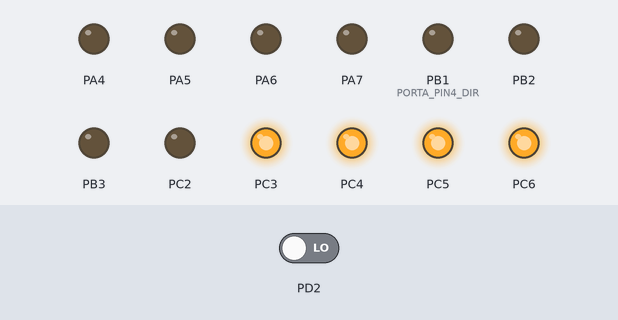
The program below on a simulated ATmega32, built with avr-gcc and emulated at 16 MHz. On the bench: output pins drawn as LEDs (lit = HIGH). Inputs (shaded band) come from the test bench; at power-on: PD2 LOW.

Above: at 1.2 s.
1.3 s: PD2 driven HIGH
At 1.6 s:
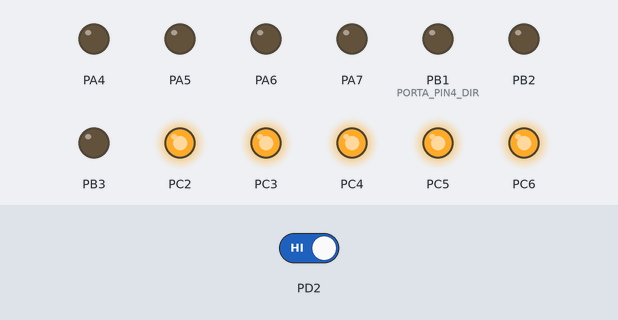
Timing chart, 0 to 4.3 s (numbered marks = the images above; inputs shaded):
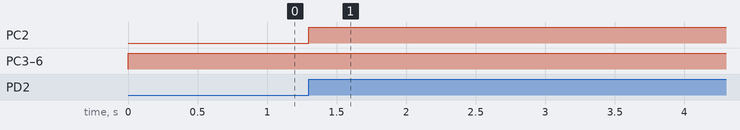

The program:

main.c
```c
#include<util/delay.h>

#include "STD_TYPES.h"
#include "BTT_MATH.h"
#include "ERR_TYPE.h"

#include "PORT_interface.h"

#include "DIO_interface.h"


#define SREG *((volatile uint8*) 0x5F)
#define MCUCR *((volatile uint8*) 0x55)
#define MCUCSR *((volatile uint8*) 0x54)
#define GICR *((volatile uint8*) 0x5B)

void main()
{
	PORT_voidInit();

	/*initialize INT0*/
	SET_BIT(MCUCR,1);
	SET_BIT(MCUCR,0);

	/*PIE enable*/
	SET_BIT(SREG,7);
	/*GIE enable*/
	SET_BIT(GICR,6);

	while(1)
	{

	}


}
void __vector_1(void) __attribute__((signal));
void __vector_1(void)
{
	DIO_u8SetPinValue(DIO_u8_PORTC,DIO_u8_PIN2,DIO_u8_PIN_HIGH);
}
```

BTT_MATH.h
```c
#ifndef MATH_BTT
#define MATH_BTT

#define SET_BIT(VAR,BTT_NO) \
	VAR = VAR | (1 << BTT_NO)

#define CLR_BIT(VAR,BTT_NO) \
	VAR = VAR & (~(1 << BTT_NO))

#define TOG_BIT(VAR,BTT_NO) \
	VAR = VAR ^ (1 << BTT_NO)

#define GET_BIT(VAR,BTT_NO) \
	((VAR >> BTT_NO) & 1)

#define ASSIGN_BIT(VAR,BTT_NO,VAL) \
	VAR = (VAR & (~(1<<BTT_NO))) | (VAL << BTT_NO)

#endif
```

ERR_TYPE.h
```c
#ifndef ERR_TYPE_H_
#define ERR_TYPE_H_

#define NULL			((void*)0xffff)

#define OK			    0
#define NOK 			1
#define NULL_POINTER  	2
#define MISSING_INFORM 	3
#define BIG_NUM			4

#endif
```

DIO_config.h
```c

```

DIO_interface.h
```c
/*******************************************************************************/
/*******************************************************************************/
/*************************	Author: Abdo salm	********************************/
/*************************  Date: 16/10/2021	********************************/
/*************************  Layer: MCAL			********************************/
/*************************  Version: 2.00		********************************/
/*******************************************************************************/
/*******************************************************************************/

#ifndef DIO_INTERFACE_H_
#define DIO_INTERFACE_H_

/*PORTS*/
#define DIO_u8_PORTA	0
#define DIO_u8_PORTB	1
#define DIO_u8_PORTC	2
#define DIO_u8_PORTD	3

/*PINS*/
#define DIO_u8_PIN0		0
#define DIO_u8_PIN1		1
#define DIO_u8_PIN2		2
#define DIO_u8_PIN3		3
#define DIO_u8_PIN4		4
#define DIO_u8_PIN5		5
#define DIO_u8_PIN6		6
#define DIO_u8_PIN7		7

/*PIN STATUS*/
#define DIO_u8_PIN_HIGH  1
#define DIO_u8_PIN_LOW   0


uint8 DIO_u8SetPinValue(uint8 Copy_u8Port,uint8 Copy_u8PinNum,uint8 Copy_u8Val);
uint8 DIO_u8SetPortValue(uint8 Copy_u8Port,uint8 Copy_u8Val);

uint8 DIO_u8ReadPinValue(uint8 Copy_u8Port,uint8 Copy_u8PinNum,uint8* Copy_pu8Value);

uint8 DIO_u8TogglePinValue(uint8 Copy_u8Port,uint8 Copy_u8PinNum);


#endif
```

DIO_private.h
```c

```

DIO_prog.c
```c
/*******************************************************************************/
/*******************************************************************************/
/*************************	Author: Abdo salm	********************************/
/*************************  Date: 16/10/2021	********************************/
/*************************  Layer: MCAL			********************************/
/*************************  Version: 2.00		********************************/
/*******************************************************************************/
/*******************************************************************************/

#include "STD_TYPES.h"
#include "BTT_MATH.h"
#include "ERR_TYPE.h"

#include "DIO_interface.h"
#include "DIO_reg.h"
#include "DIO_private.h"
#include "DIO_config.h"

//<--------------------PINS & PORTS-------------------->
uint8 DIO_u8SetPinValue(uint8 Copy_u8Port,uint8 Copy_u8PinNum,uint8 Copy_u8Val)
{
	uint8 Local_u8ErrorState = OK;
	if((Copy_u8PinNum <= DIO_u8_PIN7)&& (Copy_u8Val <= DIO_u8_PIN_HIGH)){
		switch(Copy_u8Port)
		{
			case DIO_u8_PORTA : ASSIGN_BIT(PORTA,Copy_u8PinNum,Copy_u8Val); break;
			case DIO_u8_PORTB : ASSIGN_BIT(PORTB,Copy_u8PinNum,Copy_u8Val); break;
			case DIO_u8_PORTC : ASSIGN_BIT(PORTC,Copy_u8PinNum,Copy_u8Val); break;
			case DIO_u8_PORTD : ASSIGN_BIT(PORTD,Copy_u8PinNum,Copy_u8Val); break;
			default : Local_u8ErrorState = NOK; break;
		}
	}
	else
	{
		Local_u8ErrorState = NOK;
	}
	return Local_u8ErrorState;
}

uint8 DIO_u8SetPortValue(uint8 Copy_u8Port,uint8 Copy_u8Val)
{
	uint8 Local_u8ErrorState = OK;
	switch(Copy_u8Port)
	{
		case DIO_u8_PORTA : PORTA = Copy_u8Val; break;
		case DIO_u8_PORTB : PORTB = Copy_u8Val; break;
 		case DIO_u8_PORTC : PORTC = Copy_u8Val; break;
		case DIO_u8_PORTD : PORTD = Copy_u8Val; break;
		default : Local_u8ErrorState = NOK; break;
	}
	return Local_u8ErrorState;
}

uint8 DIO_u8ReadPinValue(uint8 Copy_u8Port,uint8 Copy_u8PinNum,uint8* Copy_pu8Val)
{
	uint8 Local_u8ErrorState = OK;
	if((Copy_u8PinNum <= DIO_u8_PIN7) && (Copy_pu8Val != NULL)){
		switch(Copy_u8Port)
		{
			case DIO_u8_PORTA : *Copy_pu8Val = GET_BIT(PINA,Copy_u8PinNum); break;
			case DIO_u8_PORTB : *Copy_pu8Val = GET_BIT(PINB,Copy_u8PinNum); break;
			case DIO_u8_PORTC : *Copy_pu8Val = GET_BIT(PINC,Copy_u8PinNum); break;
			case DIO_u8_PORTD : *Copy_pu8Val = GET_BIT(PIND,Copy_u8PinNum); break;
			default : Local_u8ErrorState = NOK; break;
		}
	}
	else if(Copy_pu8Val == NULL)
	{
		Local_u8ErrorState  = NULL_POINTER;
	}
	else
	{
		Local_u8ErrorState = NOK;
	}
	return Local_u8ErrorState;
}

uint8 DIO_u8TogglePinValue(uint8 Copy_u8Port,uint8 Copy_u8PinNum)
{
	uint8 Local_u8ErrorState = OK;
	if(Copy_u8PinNum <= DIO_u8_PIN7){
		switch(Copy_u8Port)
		{
			case DIO_u8_PORTA : TOG_BIT(PORTA,Copy_u8PinNum); break;
			case DIO_u8_PORTB : TOG_BIT(PORTB,Copy_u8PinNum); break;
			case DIO_u8_PORTC : TOG_BIT(PORTC,Copy_u8PinNum); break;
			case DIO_u8_PORTD : TOG_BIT(PORTD,Copy_u8PinNum); break;
			default : Local_u8ErrorState = NOK; break;
		}
	}
	else
	{
		Local_u8ErrorState = NOK;
	}
	return Local_u8ErrorState;
}
//<------------------------------------------------------>
```

DIO_reg.h
```c
#ifndef DIO_REG_H_
#define DIO_REG_H_

#define PORTA *((volatile uint8*)0x3B)
#define PINA  *((volatile uint8*)0x39)

#define PORTB *((volatile uint8*)0x38)
#define PINB  *((volatile uint8*)0x36)

#define PORTC *((volatile uint8*)0x35)
#define PINC  *((volatile uint8*)0x33)

#define PORTD *((volatile uint8*)0x32)
#define PIND  *((volatile uint8*)0x30)

#endif
```

PORT_config.h
```c
/*******************************************************************************/
/*******************************************************************************/
/*************************	Author: Abdo salm	********************************/
/*************************  Date: 16/10/2021	********************************/
/*************************  Layer: MCAL			********************************/
/*************************  Version: 1.00		********************************/
/*******************************************************************************/
/*******************************************************************************/

#ifndef PORT_CONFIG_H_
#define PORT_CONFIG_H_

/*Direction configuration : Output -> 1
 *	 	 	 	 	 	  Input -> 0*/

#define PORTA_PIN0_DIR	0
#define PORTA_PIN1_DIR	0
#define PORTA_PIN2_DIR	0
#define PORTA_PIN3_DIR	0
#define PORTA_PIN4_DIR	1
#define PORTA_PIN5_DIR	1
#define PORTA_PIN6_DIR	1
#define PORTA_PIN7_DIR	1

#define PORTB_PIN0_DIR	0
#define PORTB_PIN1_DIR	1
#define PORTB_PIN2_DIR	1
#define PORTB_PIN3_DIR	1
#define PORTB_PIN4_DIR	0
#define PORTB_PIN5_DIR	0
#define PORTB_PIN6_DIR	0
#define PORTB_PIN7_DIR	0

#define PORTC_PIN0_DIR	0
#define PORTC_PIN1_DIR	0
#define PORTC_PIN2_DIR	1
#define PORTC_PIN3_DIR	1
#define PORTC_PIN4_DIR	1
#define PORTC_PIN5_DIR	1
#define PORTC_PIN6_DIR	1
#define PORTC_PIN7_DIR	0

#define PORTD_PIN0_DIR	0
#define PORTD_PIN1_DIR	0
#define PORTD_PIN2_DIR	0
#define PORTD_PIN3_DIR	0
#define PORTD_PIN4_DIR	0
#define PORTD_PIN5_DIR	0
#define PORTD_PIN6_DIR	0
#define PORTD_PIN7_DIR	0

/*Initial value configuration :
 * 				for output :	1 -> High
 *	 	 	 	 	 	  		0 -> Low
 *
 *	 	 	 	for input  :	0 -> floating
 *	 	 	 					1 -> Pulled*/
#define PORTA_PIN0_INIT_VAL	0
#define PORTA_PIN1_INIT_VAL	0
#define PORTA_PIN2_INIT_VAL	0
#define PORTA_PIN3_INIT_VAL	0
#define PORTA_PIN4_INIT_VAL	0
#define PORTA_PIN5_INIT_VAL	0
#define PORTA_PIN6_INIT_VAL	0
#define PORTA_PIN7_INIT_VAL	0

#define PORTB_PIN0_INIT_VAL	0
#define PORTB_PIN1_INIT_VAL	0
#define PORTB_PIN2_INIT_VAL	0
#define PORTB_PIN3_INIT_VAL	0
#define PORTB_PIN4_INIT_VAL	1
#define PORTB_PIN5_INIT_VAL	1
#define PORTB_PIN6_INIT_VAL	1
#define PORTB_PIN7_INIT_VAL	1

#define PORTC_PIN0_INIT_VAL	0
#define PORTC_PIN1_INIT_VAL	0
#define PORTC_PIN2_INIT_VAL	0
#define PORTC_PIN3_INIT_VAL	1
#define PORTC_PIN4_INIT_VAL	1
#define PORTC_PIN5_INIT_VAL	1
#define PORTC_PIN6_INIT_VAL	1
#define PORTC_PIN7_INIT_VAL	0

#define PORTD_PIN0_INIT_VAL	0
#define PORTD_PIN1_INIT_VAL	0
#define PORTD_PIN2_INIT_VAL	0
#define PORTD_PIN3_INIT_VAL	0
#define PORTD_PIN4_INIT_VAL	0
#define PORTD_PIN5_INIT_VAL	0
#define PORTD_PIN6_INIT_VAL	0
#define PORTD_PIN7_INIT_VAL	0

#endif
```

PORT_interface.h
```c
/*******************************************************************************/
/*******************************************************************************/
/*************************	Author: Abdo salm	********************************/
/*************************  Date: 16/10/2021	********************************/
/*************************  Layer: MCAL			********************************/
/*************************  Version: 1.00		********************************/
/*******************************************************************************/
/*******************************************************************************/
#ifndef PORT_INTERFACE_H_
#define PORT_INTERFACE_H_

void PORT_voidInit(void);


#endif
```

PORT_private.h
```c
/*******************************************************************************/
/*******************************************************************************/
/*************************	Author: Abdo salm	********************************/
/*************************  Date: 16/10/2021	********************************/
/*************************  Layer: MCAL			********************************/
/*************************  Version: 1.00		********************************/
/*******************************************************************************/
/*******************************************************************************/

#ifndef PORT_PRIVATE_H_
#define PORT_PRIVATE_H_

#define CONC(b7,b6,b5,b4,b3,b2,b1,b0)	CONC_HELPER(b7,b6,b5,b4,b3,b2,b1,b0)
#define CONC_HELPER(b7,b6,b5,b4,b3,b2,b1,b0)	(0b##b7##b6##b5##b4##b3##b2##b1##b0)

#define PORTA_DIR	CONC(PORTA_PIN7_DIR,PORTA_PIN6_DIR,PORTA_PIN5_DIR,PORTA_PIN4_DIR,PORTA_PIN3_DIR,PORTA_PIN2_DIR,PORTA_PIN1_DIR,PORTA_PIN0_DIR)
#define PORTB_DIR	CONC(PORTB_PIN7_DIR,PORTB_PIN6_DIR,PORTB_PIN5_DIR,PORTB_PIN4_DIR,PORTB_PIN3_DIR,PORTB_PIN2_DIR,PORTB_PIN1_DIR,PORTB_PIN0_DIR)
#define PORTC_DIR	CONC(PORTC_PIN7_DIR,PORTC_PIN6_DIR,PORTC_PIN5_DIR,PORTC_PIN4_DIR,PORTC_PIN3_DIR,PORTC_PIN2_DIR,PORTC_PIN1_DIR,PORTC_PIN0_DIR)
#define PORTD_DIR	CONC(PORTD_PIN7_DIR,PORTD_PIN6_DIR,PORTD_PIN5_DIR,PORTD_PIN4_DIR,PORTD_PIN3_DIR,PORTD_PIN2_DIR,PORTD_PIN1_DIR,PORTD_PIN0_DIR)

#define PORTA_INIT_VAL	CONC(PORTA_PIN7_INIT_VAL,PORTA_PIN6_INIT_VAL,PORTA_PIN5_INIT_VAL,PORTA_PIN4_INIT_VAL,PORTA_PIN3_INIT_VAL,PORTA_PIN2_INIT_VAL,PORTA_PIN1_INIT_VAL,PORTA_PIN0_INIT_VAL)
#define PORTB_INIT_VAL	CONC(PORTB_PIN7_INIT_VAL,PORTB_PIN6_INIT_VAL,PORTB_PIN5_INIT_VAL,PORTB_PIN4_INIT_VAL,PORTB_PIN3_INIT_VAL,PORTB_PIN2_INIT_VAL,PORTB_PIN1_INIT_VAL,PORTB_PIN0_INIT_VAL)
#define PORTC_INIT_VAL	CONC(PORTC_PIN7_INIT_VAL,PORTC_PIN6_INIT_VAL,PORTC_PIN5_INIT_VAL,PORTC_PIN4_INIT_VAL,PORTC_PIN3_INIT_VAL,PORTC_PIN2_INIT_VAL,PORTC_PIN1_INIT_VAL,PORTC_PIN0_INIT_VAL)
#define PORTD_INIT_VAL	CONC(PORTD_PIN7_INIT_VAL,PORTD_PIN6_INIT_VAL,PORTD_PIN5_INIT_VAL,PORTD_PIN4_INIT_VAL,PORTD_PIN3_INIT_VAL,PORTD_PIN2_INIT_VAL,PORTD_PIN1_INIT_VAL,PORTD_PIN0_INIT_VAL)

#endif
```

PORT_prog.c
```c
/*******************************************************************************/
/*******************************************************************************/
/*************************	Author: Abdo salm	********************************/
/*************************  Date: 16/10/2021	********************************/
/*************************  Layer: MCAL			********************************/
/*************************  Version: 1.00		********************************/
/*******************************************************************************/
/*******************************************************************************/
#include "STD_TYPES.h"

#include "PORT_config.h"
#include "PORT_private.h"
#include "PORT_interface.h"
#include "PORT_reg.h"

void PORT_voidInit(void){
	DDRA = PORTA_DIR;
	DDRB = PORTB_DIR;
	DDRC = PORTC_DIR;
	DDRD = PORTD_DIR;

	PORTA = PORTA_INIT_VAL;
	PORTB = PORTB_INIT_VAL;
	PORTC = PORTC_INIT_VAL;
	PORTD = PORTD_INIT_VAL;

}
```

PORT_reg.h
```c
/*******************************************************************************/
/*******************************************************************************/
/*************************	Author: Abdo salm	********************************/
/*************************  Date: 16/10/2021	********************************/
/*************************  Layer: MCAL			********************************/
/*************************  Version: 1.00		********************************/
/*******************************************************************************/
/*******************************************************************************/
#ifndef PORT_REG_H_
#define PORT_REG_H_


#define DDRA  *((volatile uint8*)0x3A)
#define DDRB  *((volatile uint8*)0x37)
#define DDRC  *((volatile uint8*)0x34)
#define DDRD  *((volatile uint8*)0x31)

#define PORTA *((volatile uint8*)0x3B)
#define PORTB *((volatile uint8*)0x38)
#define PORTC *((volatile uint8*)0x35)
#define PORTD *((volatile uint8*)0x32)


#endif
```

STD_TYPES.h
```c
#ifndef STD_TYPES_H_INCLUDED
#define STD_TYPES_H_INCLUDED

typedef unsigned char uint8;
typedef signed char sint8;

typedef unsigned short uint16;
typedef signed short sint16;

typedef unsigned long uint32;
typedef signed long sint32;

typedef float f32;
typedef double f64;
typedef long double f96;

typedef unsigned long long uint64;
typedef signed long long sint64;


#endif // STD_TYPES_H_INCLUDED
```

Measured:
- after the input at 1.3 s, PC2: LOW → HIGH at once
